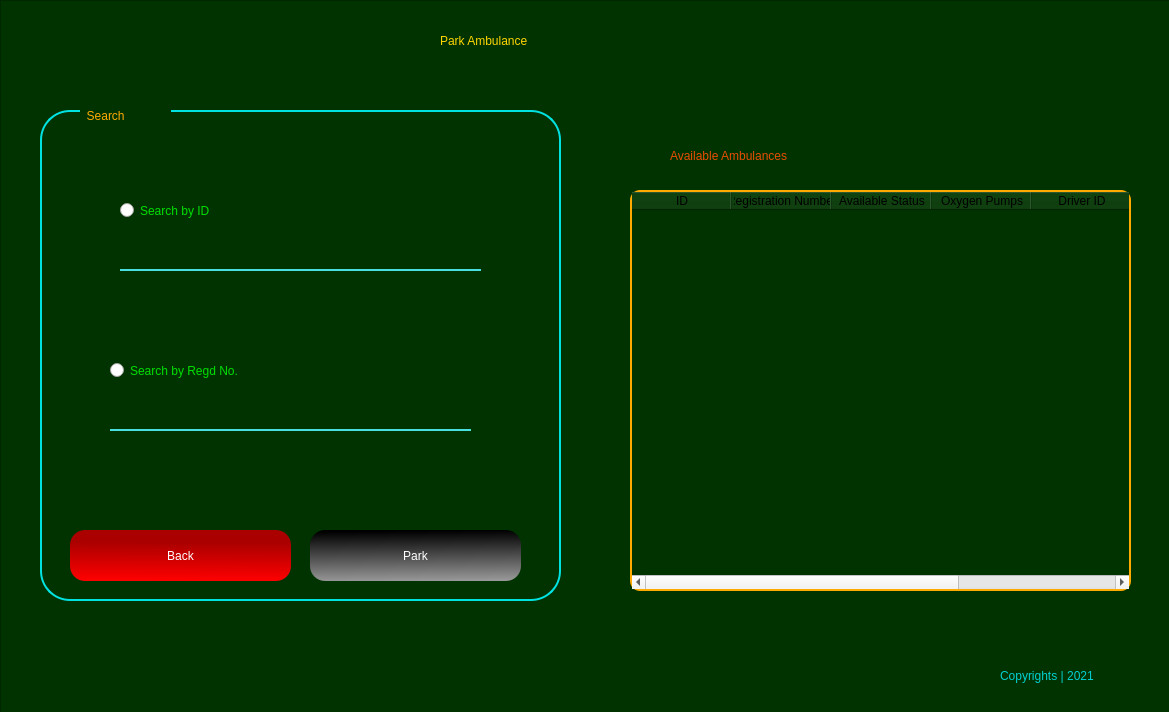
<?xml version="1.0" encoding="UTF-8"?>
<ui version="4.0">
 <class>Form</class>
 <widget class="QWidget" name="Form">
  <property name="geometry">
   <rect>
    <x>0</x>
    <y>0</y>
    <width>1169</width>
    <height>712</height>
   </rect>
  </property>
  <property name="windowTitle">
   <string>Form</string>
  </property>
  <widget class="QFrame" name="frame">
   <property name="geometry">
    <rect>
     <x>0</x>
     <y>0</y>
     <width>1171</width>
     <height>713</height>
    </rect>
   </property>
   <property name="styleSheet">
    <string notr="true">QFrame{

background-color: rgb(0, 51, 0);
color: rgb(0, 0, 0);

}
</string>
   </property>
   <property name="frameShape">
    <enum>QFrame::StyledPanel</enum>
   </property>
   <property name="frameShadow">
    <enum>QFrame::Raised</enum>
   </property>
   <widget class="QLabel" name="label_5">
    <property name="geometry">
     <rect>
      <x>440</x>
      <y>10</y>
      <width>451</width>
      <height>61</height>
     </rect>
    </property>
    <property name="styleSheet">
     <string notr="true">font: 87 26pt &quot;Arial Black&quot;;
color: rgb(255, 213, 0);</string>
    </property>
    <property name="text">
     <string>Park Ambulance</string>
    </property>
   </widget>
   <widget class="QLabel" name="label_7">
    <property name="geometry">
     <rect>
      <x>10</x>
      <y>650</y>
      <width>51</width>
      <height>51</height>
     </rect>
    </property>
    <property name="styleSheet">
     <string notr="true">background-image: url(:/newPrefix/—Pngtree—red and black logo_5517319.png);</string>
    </property>
    <property name="text">
     <string/>
    </property>
    <property name="pixmap">
     <pixmap resource="mainLogo.qrc">:/newPrefix/—Pngtree—red and black logo_5517319.png</pixmap>
    </property>
    <property name="scaledContents">
     <bool>true</bool>
    </property>
   </widget>
   <widget class="QLabel" name="label_8">
    <property name="geometry">
     <rect>
      <x>1000</x>
      <y>660</y>
      <width>161</width>
      <height>31</height>
     </rect>
    </property>
    <property name="styleSheet">
     <string notr="true">font: 25 12pt &quot;Bahnschrift Light&quot;;
color: rgb(0, 208, 208);</string>
    </property>
    <property name="text">
     <string>Copyrights | 2021</string>
    </property>
   </widget>
   <widget class="QFrame" name="frame_3">
    <property name="geometry">
     <rect>
      <x>40</x>
      <y>110</y>
      <width>521</width>
      <height>491</height>
     </rect>
    </property>
    <property name="styleSheet">
     <string notr="true">QFrame{

border: 2px solid rgb(0, 226, 226);
border-radius: 30px;

}</string>
    </property>
    <property name="frameShape">
     <enum>QFrame::StyledPanel</enum>
    </property>
    <property name="frameShadow">
     <enum>QFrame::Raised</enum>
    </property>
    <widget class="QLabel" name="label_2">
     <property name="geometry">
      <rect>
       <x>40</x>
       <y>-10</y>
       <width>91</width>
       <height>31</height>
      </rect>
     </property>
     <property name="styleSheet">
      <string notr="true">border: none;
font: 12pt &quot;MS Shell Dlg 2&quot;;
color: rgb(255, 170, 0)</string>
     </property>
     <property name="text">
      <string>  Search</string>
     </property>
    </widget>
    <widget class="QLineEdit" name="idTxt">
     <property name="geometry">
      <rect>
       <x>80</x>
       <y>120</y>
       <width>361</width>
       <height>41</height>
      </rect>
     </property>
     <property name="styleSheet">
      <string notr="true">QLineEdit{
background-color: rgb(0, 51, 0);
border-top:none;
border-left: none;
border-right: none;
border-bottom: 2px solid rgb(74, 224, 222);
color: #FFF;
	font: 11pt &quot;MS Shell Dlg 2&quot;;

}

QLineEdit:hover{

border-bottom: 2px solid rgb(0, 125, 125);

}

QLineEdit:focus{
border: 2px solid rgb(0, 141, 212);
border-radius: 25px;
}</string>
     </property>
     <property name="text">
      <string/>
     </property>
    </widget>
    <widget class="QPushButton" name="parkBtn">
     <property name="geometry">
      <rect>
       <x>270</x>
       <y>420</y>
       <width>211</width>
       <height>51</height>
      </rect>
     </property>
     <property name="styleSheet">
      <string notr="true">QPushButton{
background-color: qlineargradient(spread:pad, x1:0.458, y1:0.0170455, x2:0.497512, y2:1, stop:0 rgba(0, 0, 0, 255), stop:1 rgba(152, 152, 152, 255));
border-radius:15px;
color: #FFF;
	font: 75 14pt &quot;Microsoft PhagsPa&quot;;

}

QPushButton:hover{

	background-color: rgb(0, 0, 0);
}</string>
     </property>
     <property name="text">
      <string>Park</string>
     </property>
    </widget>
    <widget class="QPushButton" name="backBtn">
     <property name="geometry">
      <rect>
       <x>30</x>
       <y>420</y>
       <width>221</width>
       <height>51</height>
      </rect>
     </property>
     <property name="styleSheet">
      <string notr="true">QPushButton{
background-color: qlineargradient(spread:pad, x1:0.512, y1:0.238636, x2:0.493, y2:1, stop:0 rgba(170, 0, 0, 255), stop:1 rgba(255, 0, 0, 255));
border-radius:15px;
color: #FFF;
	font: 75 14pt &quot;Microsoft PhagsPa&quot;;

}

QPushButton:hover{

	background-color: rgb(138, 0, 0);
}</string>
     </property>
     <property name="text">
      <string>Back</string>
     </property>
    </widget>
    <widget class="QRadioButton" name="idRadio">
     <property name="geometry">
      <rect>
       <x>80</x>
       <y>80</y>
       <width>201</width>
       <height>41</height>
      </rect>
     </property>
     <property name="styleSheet">
      <string notr="true">font: 16pt &quot;Myanmar Text&quot;;
color: rgb(0, 222, 0);
border: none;
</string>
     </property>
     <property name="text">
      <string>Search by ID</string>
     </property>
    </widget>
    <widget class="QLineEdit" name="regdTxt">
     <property name="geometry">
      <rect>
       <x>70</x>
       <y>280</y>
       <width>361</width>
       <height>41</height>
      </rect>
     </property>
     <property name="styleSheet">
      <string notr="true">QLineEdit{
background-color: rgb(0, 51, 0);
border-top:none;
border-left: none;
border-right: none;
border-bottom: 2px solid rgb(74, 224, 222);
color: #FFF;
	font: 11pt &quot;MS Shell Dlg 2&quot;;

}

QLineEdit:hover{

border-bottom: 2px solid rgb(0, 125, 125);

}

QLineEdit:focus{
border: 2px solid rgb(0, 141, 212);
border-radius: 25px;
}</string>
     </property>
     <property name="text">
      <string/>
     </property>
    </widget>
    <widget class="QRadioButton" name="regdRadio">
     <property name="geometry">
      <rect>
       <x>70</x>
       <y>240</y>
       <width>281</width>
       <height>41</height>
      </rect>
     </property>
     <property name="styleSheet">
      <string notr="true">font: 16pt &quot;Myanmar Text&quot;;
color: rgb(0, 222, 0);
border: none;
</string>
     </property>
     <property name="text">
      <string>Search by Regd No.</string>
     </property>
    </widget>
   </widget>
   <widget class="QTableWidget" name="tableWidget">
    <property name="geometry">
     <rect>
      <x>630</x>
      <y>190</y>
      <width>501</width>
      <height>401</height>
     </rect>
    </property>
    <property name="styleSheet">
     <string notr="true">QTableWidget{

color: rgb(0, 190, 190);
border: 2px solid rgb(255, 170, 0);
border-radius: 10px;
	font: 12pt &quot;MS Shell Dlg 2&quot;;
}

</string>
    </property>
    <column>
     <property name="text">
      <string>ID</string>
     </property>
    </column>
    <column>
     <property name="text">
      <string>Registration Number</string>
     </property>
    </column>
    <column>
     <property name="text">
      <string>Available Status</string>
     </property>
    </column>
    <column>
     <property name="text">
      <string>Oxygen Pumps</string>
     </property>
    </column>
    <column>
     <property name="text">
      <string>Driver ID</string>
     </property>
    </column>
    <column>
     <property name="text">
      <string>Driver Name</string>
     </property>
    </column>
   </widget>
   <widget class="QLabel" name="label_6">
    <property name="geometry">
     <rect>
      <x>670</x>
      <y>140</y>
      <width>331</width>
      <height>31</height>
     </rect>
    </property>
    <property name="styleSheet">
     <string notr="true">font: 87 16pt &quot;Arial Black&quot;;
color:rgb(232, 77, 0);</string>
    </property>
    <property name="text">
     <string>Available Ambulances</string>
    </property>
   </widget>
  </widget>
 </widget>
 <resources>
  <include location="mainLogo.qrc"/>
  <include location="C:/WINDOWS/system32/mainLogo.qrc"/>
 </resources>
 <connections/>
</ui>
